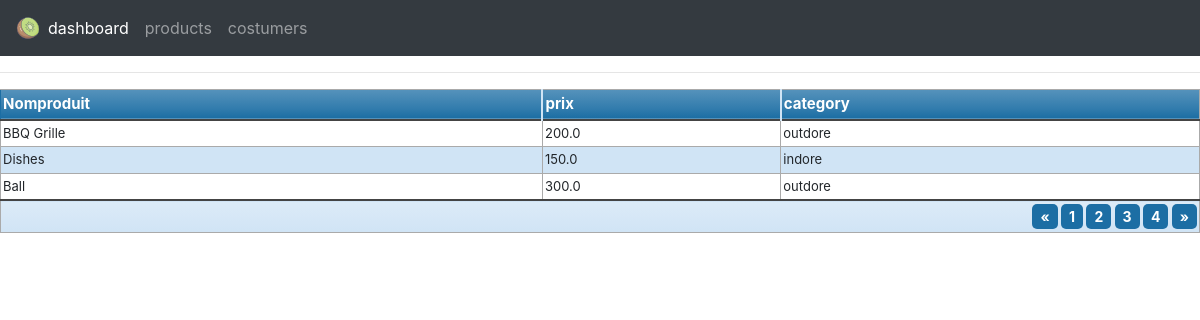
Screenshot of /products/ with the database file from the repository.
### account/models.py (models this page shows, shortened)
class Product (models.Model):
    categori = (
        ('indore', 'indore'),
        ('outdore', 'outdore'),
    )
    name = models.CharField(max_length=200, null=True)
    price = models.FloatField(null=True)
    category= models.CharField(max_length=200, null=True , choices= categori)
    description= models.CharField(max_length=200, null=True)
    date_created = models.DateTimeField(auto_now_add=True,null=True)
    tag = models.ManyToManyField(Tag)

### account/views.py (the view)
# urls.py: path('products/', views.products, name= 'products'),
def products(request):
    products = Product.objects.all()
    return render(request,'account/products.html', {'products':products})

### account/templates/account/products.html
{% extends 'account/main.html' %}
{% block content %}
<table class="blueTable">
<thead>
<tr>
<th> Nomproduit</th>
<th> prix</th>
<th>category</th>
</tr>
</thead>
<tfoot>
<tr>
<td colspan="4">
<div class="links"><a href="#">&laquo;</a> <a class="active" href="#">1</a> <a href="#">2</a> <a href="#">3</a> <a href="#">4</a> <a href="#">&raquo;</a></div>
</td>
</tr>
</tfoot>
<tbody>
    {% for i in products %}
    <tr>
        <td> {{i.name}} </td>
        <td> {{i.price}} </td>
        <td> {{i.category}} </td>
    </tr>
    {% endfor %}
</tbody>
</table>
{% endblock %}

### account/static/css/main.css (style rules this page uses)
table.blueTable { border: 1px solid #1C6EA4; background-color: dark ; width: 100%; text-align: left; border-collapse: collapse; }
table.blueTable td, table.blueTable th { border: 1px solid #AAAAAA; padding: 3px 2px; }
table.blueTable tbody td { font-size: 13px; }
table.blueTable tr:nth-child(even) { background: #D0E4F5; }
table.blueTable thead { background: #1C6EA4; background: -moz-linear-gradient(top, #5592bb 0%, #327cad 66%, #1C6EA4 100%); background: -webkit-linear-gradient(top, #5592bb 0%, #327cad 66%, #1C6EA4 100%); background: linear-gradient(to bottom, #5592bb 0%, #327cad 66%, #1C6EA4 100%); border-bottom: 2px solid #444444; }
table.blueTable thead th { font-size: 15px; font-weight: bold; color: #FFFFFF; border-left: 2px solid #D0E4F5; }
table.blueTable thead th:first-child { border-left: none; }
table.blueTable tfoot { font-size: 14px; font-weight: bold; color: #FFFFFF; background: #D0E4F5; background: -moz-linear-gradient(top, #dcebf7 0%, #d4e6f6 66%, #D0E4F5 100%); background: -webkit-linear-gradient(top, #dcebf7 0%, #d4e6f6 66%, #D0E4F5 100%); background: linear-gradient(to bottom, #dcebf7 0%, #d4e6f6 66%, #D0E4F5 100%); border-top: 2px solid #444444; }
table.blueTable tfoot td { font-size: 14px; }
table.blueTable tfoot .links { text-align: right; }
table.blueTable tfoot .links a { display: inline-block; background: #1C6EA4; color: #FFFFFF; padding: 2px 8px; border-radius: 5px; }

### rows the page displays
Product: name "BBQ Grille", price "200.0", category "outdore"
Product: name "Dishes", price "150.0", category "indore"
Product: name "Ball", price "300.0", category "outdore"
